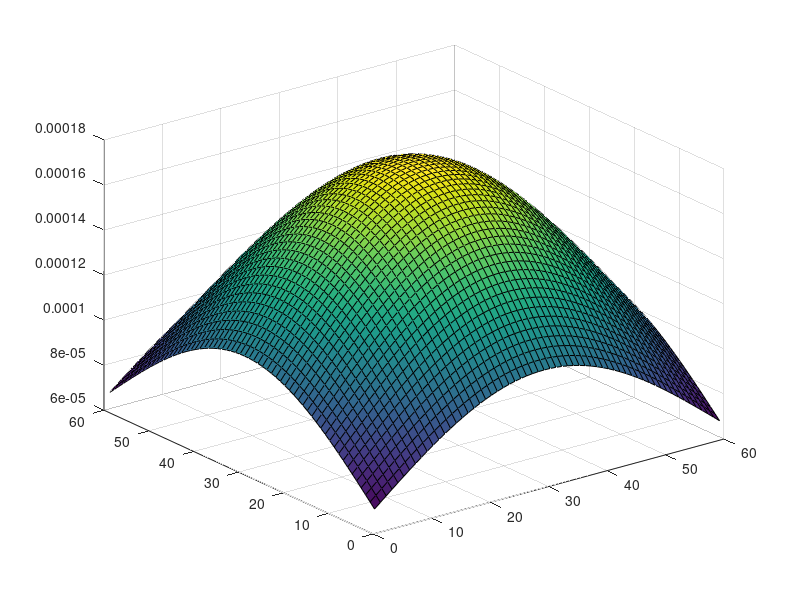

Write MATLAB code to recreate this figure.
% function m = Gaussian(n)
clear; clc; close all; 
n = 10; 
m = zeros(ceil(6*n),ceil(6*n));
sigma = 3*n; 
% for i = 1:n 
%   for j = 1:n
%     top = -(i^2+j^2)/(2*sigma^2)
%     m(i,j) = 1/(2*pi*sigma^2) * exp(top); 
%   end
% end
io = floor(size(m,1)/2);
jo = floor(size(m,2)/2); 
for i = 1:size(m,1)
  for j = 1:size(m,2)
    top = -((i-io)^2/(2*sigma^2)+(j-jo)^2/(2*sigma^2)); 
    m(i,j) = 1/(2*pi*sigma^2) * exp(top);
  end
end
surf(m); 